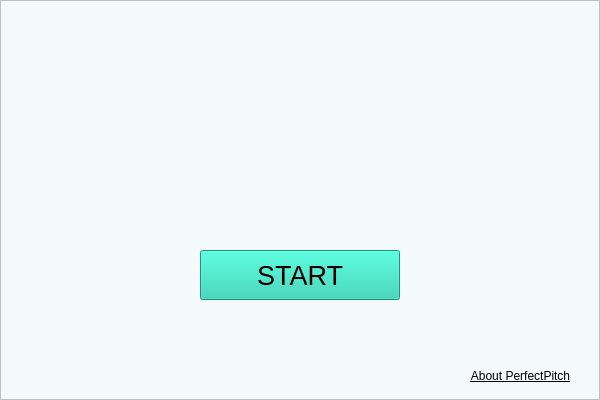
<?xml version="1.0" encoding="UTF-8"?>
<ui version="4.0">
 <class>initialWindow</class>
 <widget class="QMainWindow" name="initialWindow">
  <property name="geometry">
   <rect>
    <x>0</x>
    <y>0</y>
    <width>600</width>
    <height>400</height>
   </rect>
  </property>
  <property name="windowTitle">
   <string>MainWindow</string>
  </property>
  <property name="styleSheet">
   <string notr="true">background-color: rgb(244, 249, 250);</string>
  </property>
  <widget class="QWidget" name="centralwidget">
   <widget class="QFrame" name="initialwindow_frame">
    <property name="geometry">
     <rect>
      <x>0</x>
      <y>0</y>
      <width>600</width>
      <height>400</height>
     </rect>
    </property>
    <property name="font">
     <font>
      <family>Arial</family>
      <underline>true</underline>
     </font>
    </property>
    <property name="styleSheet">
     <string notr="true">background-color: rgb(244, 249, 250);</string>
    </property>
    <property name="frameShape">
     <enum>QFrame::StyledPanel</enum>
    </property>
    <property name="frameShadow">
     <enum>QFrame::Raised</enum>
    </property>
    <widget class="QLabel" name="logo">
     <property name="geometry">
      <rect>
       <x>200</x>
       <y>50</y>
       <width>201</width>
       <height>200</height>
      </rect>
     </property>
     <property name="text">
      <string/>
     </property>
     <property name="pixmap">
      <pixmap>../images/icon_whiteBackground.png</pixmap>
     </property>
     <property name="scaledContents">
      <bool>true</bool>
     </property>
    </widget>
    <widget class="QPushButton" name="startButton">
     <property name="geometry">
      <rect>
       <x>200</x>
       <y>250</y>
       <width>200</width>
       <height>50</height>
      </rect>
     </property>
     <property name="font">
      <font>
       <family>Arial</family>
       <pointsize>20</pointsize>
       <italic>false</italic>
       <bold>false</bold>
      </font>
     </property>
     <property name="styleSheet">
      <string notr="true">font: 20pt &quot;Arial&quot;;
background-color: rgb(28, 206, 176);</string>
     </property>
     <property name="text">
      <string>START</string>
     </property>
    </widget>
    <widget class="QPushButton" name="aboutButton">
     <property name="geometry">
      <rect>
       <x>450</x>
       <y>360</y>
       <width>141</width>
       <height>32</height>
      </rect>
     </property>
     <property name="font">
      <font>
       <family>Arial</family>
       <underline>true</underline>
      </font>
     </property>
     <property name="styleSheet">
      <string notr="true">background-color: rgb(244, 249, 250);
border: none;
color: black;</string>
     </property>
     <property name="text">
      <string>About PerfectPitch</string>
     </property>
    </widget>
   </widget>
  </widget>
 </widget>
 <resources/>
 <connections/>
</ui>
